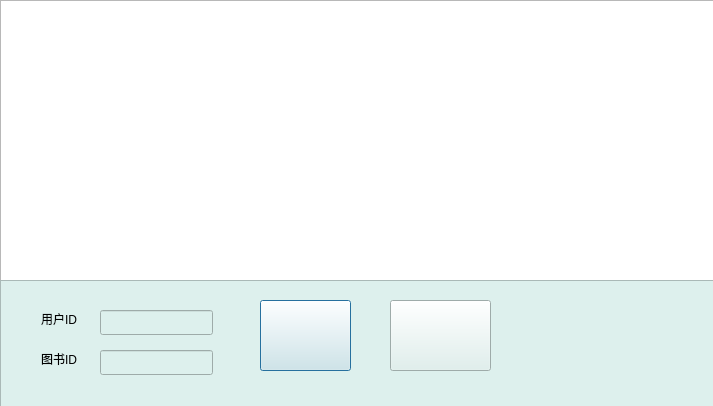
<?xml version="1.0" encoding="UTF-8"?>
<ui version="4.0">
 <class>ReturnBookDlg</class>
 <widget class="QDialog" name="ReturnBookDlg">
  <property name="geometry">
   <rect>
    <x>0</x>
    <y>0</y>
    <width>713</width>
    <height>406</height>
   </rect>
  </property>
  <property name="windowTitle">
   <string>用户还书</string>
  </property>
  <widget class="QTableView" name="viewrecord">
   <property name="geometry">
    <rect>
     <x>0</x>
     <y>0</y>
     <width>751</width>
     <height>281</height>
    </rect>
   </property>
  </widget>
  <widget class="QFrame" name="frame">
   <property name="geometry">
    <rect>
     <x>0</x>
     <y>280</y>
     <width>751</width>
     <height>131</height>
    </rect>
   </property>
   <property name="styleSheet">
    <string notr="true">background-color:rgb(221, 240, 237)</string>
   </property>
   <property name="frameShape">
    <enum>QFrame::StyledPanel</enum>
   </property>
   <property name="frameShadow">
    <enum>QFrame::Raised</enum>
   </property>
   <widget class="QLineEdit" name="Edtuser">
    <property name="geometry">
     <rect>
      <x>100</x>
      <y>30</y>
      <width>113</width>
      <height>25</height>
     </rect>
    </property>
   </widget>
   <widget class="QLineEdit" name="Edtbook">
    <property name="geometry">
     <rect>
      <x>100</x>
      <y>70</y>
      <width>113</width>
      <height>25</height>
     </rect>
    </property>
   </widget>
   <widget class="QLabel" name="label">
    <property name="geometry">
     <rect>
      <x>10</x>
      <y>30</y>
      <width>67</width>
      <height>17</height>
     </rect>
    </property>
    <property name="text">
     <string>用户ID</string>
    </property>
    <property name="alignment">
     <set>Qt::AlignRight|Qt::AlignTrailing|Qt::AlignVCenter</set>
    </property>
   </widget>
   <widget class="QLabel" name="label_2">
    <property name="geometry">
     <rect>
      <x>10</x>
      <y>70</y>
      <width>67</width>
      <height>17</height>
     </rect>
    </property>
    <property name="text">
     <string>图书ID</string>
    </property>
    <property name="alignment">
     <set>Qt::AlignRight|Qt::AlignTrailing|Qt::AlignVCenter</set>
    </property>
   </widget>
   <widget class="QPushButton" name="BtnSelect">
    <property name="geometry">
     <rect>
      <x>260</x>
      <y>20</y>
      <width>91</width>
      <height>71</height>
     </rect>
    </property>
    <property name="text">
     <string/>
    </property>
    <property name="icon">
     <iconset resource="mainviewbg.qrc">
      <normaloff>:/pictures/icons/Pictures/查询业务.png</normaloff>:/pictures/icons/Pictures/查询业务.png</iconset>
    </property>
    <property name="iconSize">
     <size>
      <width>32</width>
      <height>32</height>
     </size>
    </property>
   </widget>
   <widget class="QPushButton" name="BtnReturn">
    <property name="geometry">
     <rect>
      <x>390</x>
      <y>20</y>
      <width>101</width>
      <height>71</height>
     </rect>
    </property>
    <property name="text">
     <string/>
    </property>
    <property name="icon">
     <iconset resource="mainviewbg.qrc">
      <normaloff>:/pictures/icons/Pictures/借阅归还.png</normaloff>:/pictures/icons/Pictures/借阅归还.png</iconset>
    </property>
    <property name="iconSize">
     <size>
      <width>32</width>
      <height>32</height>
     </size>
    </property>
   </widget>
  </widget>
 </widget>
 <resources>
  <include location="mainviewbg.qrc"/>
 </resources>
 <connections/>
</ui>
